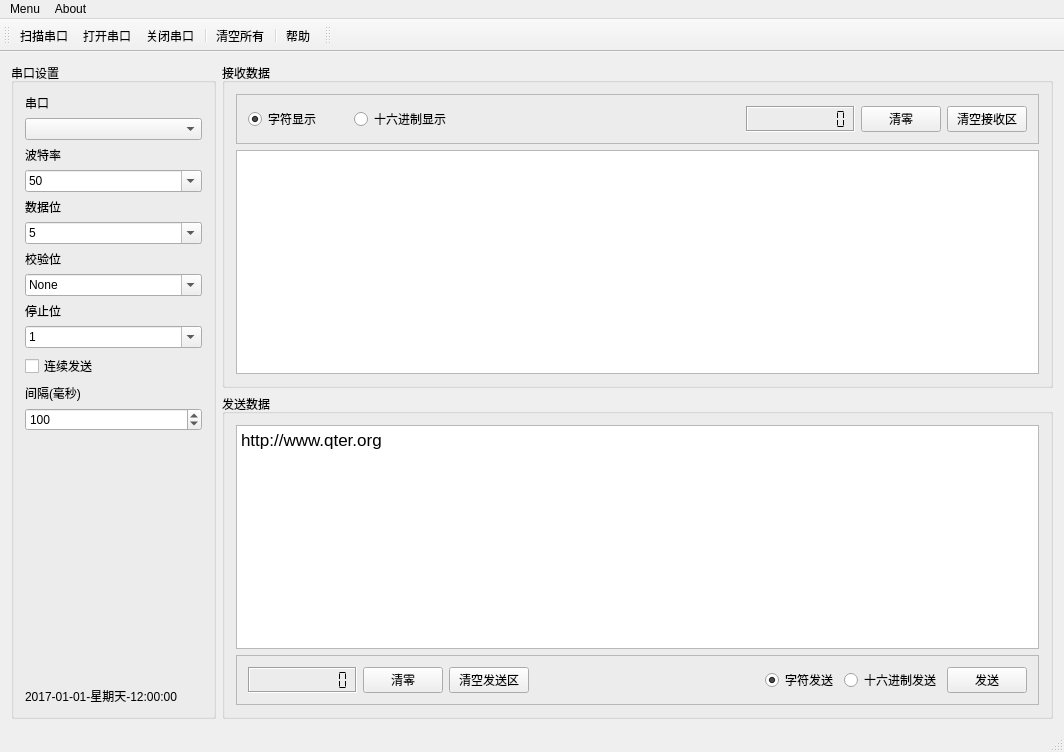
<?xml version="1.0" encoding="UTF-8"?>
<ui version="4.0">
 <class>MainWindow</class>
 <widget class="QMainWindow" name="MainWindow">
  <property name="geometry">
   <rect>
    <x>0</x>
    <y>0</y>
    <width>1064</width>
    <height>752</height>
   </rect>
  </property>
  <property name="sizePolicy">
   <sizepolicy hsizetype="Expanding" vsizetype="Expanding">
    <horstretch>0</horstretch>
    <verstretch>0</verstretch>
   </sizepolicy>
  </property>
  <property name="windowTitle">
   <string>MainWindow</string>
  </property>
  <widget class="QWidget" name="centralWidget">
   <layout class="QGridLayout" name="gridLayout">
    <item row="1" column="1">
     <widget class="QGroupBox" name="groupBox_3">
      <property name="sizePolicy">
       <sizepolicy hsizetype="Expanding" vsizetype="Expanding">
        <horstretch>0</horstretch>
        <verstretch>0</verstretch>
       </sizepolicy>
      </property>
      <property name="minimumSize">
       <size>
        <width>0</width>
        <height>0</height>
       </size>
      </property>
      <property name="title">
       <string>发送数据</string>
      </property>
      <layout class="QVBoxLayout" name="verticalLayout_9">
       <item>
        <widget class="QTextEdit" name="TextEdit_Send">
         <property name="html">
          <string>&lt;!DOCTYPE HTML PUBLIC &quot;-//W3C//DTD HTML 4.0//EN&quot; &quot;http://www.w3.org/TR/REC-html40/strict.dtd&quot;&gt;
&lt;html&gt;&lt;head&gt;&lt;meta name=&quot;qrichtext&quot; content=&quot;1&quot; /&gt;&lt;style type=&quot;text/css&quot;&gt;
p, li { white-space: pre-wrap; }
&lt;/style&gt;&lt;/head&gt;&lt;body style=&quot; font-family:'.SF NS Text'; font-size:13pt; font-weight:400; font-style:normal;&quot;&gt;
&lt;p style=&quot; margin-top:0px; margin-bottom:0px; margin-left:0px; margin-right:0px; -qt-block-indent:0; text-indent:0px;&quot;&gt;http://www.qter.org&lt;/p&gt;&lt;/body&gt;&lt;/html&gt;</string>
         </property>
         <property name="overwriteMode">
          <bool>false</bool>
         </property>
         <property name="acceptRichText">
          <bool>true</bool>
         </property>
        </widget>
       </item>
       <item>
        <widget class="QFrame" name="frame_2">
         <property name="sizePolicy">
          <sizepolicy hsizetype="Expanding" vsizetype="Preferred">
           <horstretch>0</horstretch>
           <verstretch>0</verstretch>
          </sizepolicy>
         </property>
         <property name="minimumSize">
          <size>
           <width>0</width>
           <height>50</height>
          </size>
         </property>
         <property name="sizeIncrement">
          <size>
           <width>0</width>
           <height>0</height>
          </size>
         </property>
         <property name="frameShape">
          <enum>QFrame::StyledPanel</enum>
         </property>
         <property name="frameShadow">
          <enum>QFrame::Raised</enum>
         </property>
         <layout class="QGridLayout" name="gridLayout_3">
          <item row="0" column="2">
           <widget class="QPushButton" name="PushButton_ClearSendText">
            <property name="text">
             <string>清空发送区</string>
            </property>
           </widget>
          </item>
          <item row="0" column="5">
           <widget class="QRadioButton" name="RadioButton_SendHex">
            <property name="text">
             <string>十六进制发送</string>
            </property>
            <property name="checked">
             <bool>false</bool>
            </property>
           </widget>
          </item>
          <item row="0" column="1">
           <widget class="QPushButton" name="pushButton__SendClear">
            <property name="text">
             <string>清零</string>
            </property>
           </widget>
          </item>
          <item row="0" column="6">
           <widget class="QPushButton" name="PushButton_SendDate">
            <property name="text">
             <string>发送</string>
            </property>
           </widget>
          </item>
          <item row="0" column="0">
           <widget class="QLCDNumber" name="LcdNumberSendbytes">
            <property name="frameShape">
             <enum>QFrame::Box</enum>
            </property>
            <property name="frameShadow">
             <enum>QFrame::Sunken</enum>
            </property>
            <property name="digitCount">
             <number>10</number>
            </property>
            <property name="segmentStyle">
             <enum>QLCDNumber::Flat</enum>
            </property>
           </widget>
          </item>
          <item row="0" column="4">
           <widget class="QRadioButton" name="RadioButton_SendChar">
            <property name="text">
             <string>字符发送</string>
            </property>
            <property name="checked">
             <bool>true</bool>
            </property>
           </widget>
          </item>
          <item row="0" column="3">
           <spacer name="horizontalSpacer_2">
            <property name="orientation">
             <enum>Qt::Horizontal</enum>
            </property>
            <property name="sizeHint" stdset="0">
             <size>
              <width>40</width>
              <height>20</height>
             </size>
            </property>
           </spacer>
          </item>
         </layout>
        </widget>
       </item>
      </layout>
     </widget>
    </item>
    <item row="0" column="1">
     <widget class="QGroupBox" name="groupBox_2">
      <property name="sizePolicy">
       <sizepolicy hsizetype="Expanding" vsizetype="Expanding">
        <horstretch>0</horstretch>
        <verstretch>0</verstretch>
       </sizepolicy>
      </property>
      <property name="minimumSize">
       <size>
        <width>0</width>
        <height>0</height>
       </size>
      </property>
      <property name="title">
       <string>接收数据</string>
      </property>
      <layout class="QVBoxLayout" name="verticalLayout_8">
       <item>
        <widget class="QFrame" name="frame">
         <property name="sizePolicy">
          <sizepolicy hsizetype="Expanding" vsizetype="Preferred">
           <horstretch>0</horstretch>
           <verstretch>0</verstretch>
          </sizepolicy>
         </property>
         <property name="minimumSize">
          <size>
           <width>0</width>
           <height>50</height>
          </size>
         </property>
         <property name="frameShape">
          <enum>QFrame::StyledPanel</enum>
         </property>
         <property name="frameShadow">
          <enum>QFrame::Raised</enum>
         </property>
         <layout class="QGridLayout" name="gridLayout_2">
          <item row="0" column="4">
           <widget class="QPushButton" name="pushButton_ReceiveClear">
            <property name="text">
             <string>清零</string>
            </property>
           </widget>
          </item>
          <item row="0" column="5">
           <widget class="QPushButton" name="PushButton_ClearReviceText">
            <property name="text">
             <string>清空接收区</string>
            </property>
           </widget>
          </item>
          <item row="0" column="0">
           <widget class="QRadioButton" name="RadioButton_RecvChar">
            <property name="minimumSize">
             <size>
              <width>100</width>
              <height>0</height>
             </size>
            </property>
            <property name="text">
             <string>字符显示</string>
            </property>
            <property name="checked">
             <bool>true</bool>
            </property>
           </widget>
          </item>
          <item row="0" column="1">
           <widget class="QRadioButton" name="RadioButton_RecvHex">
            <property name="minimumSize">
             <size>
              <width>100</width>
              <height>0</height>
             </size>
            </property>
            <property name="text">
             <string>十六进制显示</string>
            </property>
            <property name="checked">
             <bool>false</bool>
            </property>
           </widget>
          </item>
          <item row="0" column="3">
           <widget class="QLCDNumber" name="LcdNumberRecvbytes">
            <property name="frameShape">
             <enum>QFrame::Box</enum>
            </property>
            <property name="frameShadow">
             <enum>QFrame::Sunken</enum>
            </property>
            <property name="digitCount">
             <number>10</number>
            </property>
            <property name="segmentStyle">
             <enum>QLCDNumber::Flat</enum>
            </property>
           </widget>
          </item>
          <item row="0" column="2">
           <spacer name="horizontalSpacer">
            <property name="orientation">
             <enum>Qt::Horizontal</enum>
            </property>
            <property name="sizeHint" stdset="0">
             <size>
              <width>40</width>
              <height>20</height>
             </size>
            </property>
           </spacer>
          </item>
         </layout>
        </widget>
       </item>
       <item>
        <widget class="QTextEdit" name="TextEdit_Recv"/>
       </item>
      </layout>
     </widget>
    </item>
    <item row="0" column="0" rowspan="2">
     <widget class="QGroupBox" name="groupBox">
      <property name="sizePolicy">
       <sizepolicy hsizetype="Fixed" vsizetype="Expanding">
        <horstretch>0</horstretch>
        <verstretch>0</verstretch>
       </sizepolicy>
      </property>
      <property name="minimumSize">
       <size>
        <width>205</width>
        <height>0</height>
       </size>
      </property>
      <property name="maximumSize">
       <size>
        <width>205</width>
        <height>16777215</height>
       </size>
      </property>
      <property name="title">
       <string>串口设置</string>
      </property>
      <layout class="QVBoxLayout" name="verticalLayout_7">
       <item>
        <layout class="QVBoxLayout" name="verticalLayout">
         <item>
          <widget class="QLabel" name="Label_SerialPortName">
           <property name="text">
            <string>串口</string>
           </property>
           <property name="alignment">
            <set>Qt::AlignLeading|Qt::AlignLeft|Qt::AlignVCenter</set>
           </property>
          </widget>
         </item>
         <item>
          <widget class="QComboBox" name="ComboBox_SerialPortName"/>
         </item>
        </layout>
       </item>
       <item>
        <layout class="QVBoxLayout" name="verticalLayout_2">
         <item>
          <widget class="QLabel" name="Label_BaudRate">
           <property name="text">
            <string>波特率</string>
           </property>
          </widget>
         </item>
         <item>
          <widget class="QComboBox" name="ComboBox_BaudRate">
           <property name="editable">
            <bool>true</bool>
           </property>
           <property name="currentText">
            <string>115200</string>
           </property>
           <item>
            <property name="text">
             <string>50</string>
            </property>
           </item>
           <item>
            <property name="text">
             <string>75</string>
            </property>
           </item>
           <item>
            <property name="text">
             <string>110</string>
            </property>
           </item>
           <item>
            <property name="text">
             <string>134</string>
            </property>
           </item>
           <item>
            <property name="text">
             <string>150</string>
            </property>
           </item>
           <item>
            <property name="text">
             <string>200</string>
            </property>
           </item>
           <item>
            <property name="text">
             <string>300</string>
            </property>
           </item>
           <item>
            <property name="text">
             <string>600</string>
            </property>
           </item>
           <item>
            <property name="text">
             <string>1200</string>
            </property>
           </item>
           <item>
            <property name="text">
             <string>1800</string>
            </property>
           </item>
           <item>
            <property name="text">
             <string>2400</string>
            </property>
           </item>
           <item>
            <property name="text">
             <string>4800</string>
            </property>
           </item>
           <item>
            <property name="text">
             <string>9600</string>
            </property>
           </item>
           <item>
            <property name="text">
             <string>14400</string>
            </property>
           </item>
           <item>
            <property name="text">
             <string>19200</string>
            </property>
           </item>
           <item>
            <property name="text">
             <string>38400</string>
            </property>
           </item>
           <item>
            <property name="text">
             <string>56000</string>
            </property>
           </item>
           <item>
            <property name="text">
             <string>57600</string>
            </property>
           </item>
           <item>
            <property name="text">
             <string>76800</string>
            </property>
           </item>
           <item>
            <property name="text">
             <string>115200</string>
            </property>
           </item>
           <item>
            <property name="text">
             <string>128000</string>
            </property>
           </item>
           <item>
            <property name="text">
             <string>256000</string>
            </property>
           </item>
          </widget>
         </item>
        </layout>
       </item>
       <item>
        <layout class="QVBoxLayout" name="verticalLayout_3">
         <item>
          <widget class="QLabel" name="label_DateBit">
           <property name="text">
            <string>数据位</string>
           </property>
          </widget>
         </item>
         <item>
          <widget class="QComboBox" name="ComboBox_DateBit">
           <property name="editable">
            <bool>true</bool>
           </property>
           <property name="currentText">
            <string>8</string>
           </property>
           <item>
            <property name="text">
             <string>5</string>
            </property>
           </item>
           <item>
            <property name="text">
             <string>6</string>
            </property>
           </item>
           <item>
            <property name="text">
             <string>7</string>
            </property>
           </item>
           <item>
            <property name="text">
             <string>8</string>
            </property>
           </item>
          </widget>
         </item>
        </layout>
       </item>
       <item>
        <layout class="QVBoxLayout" name="verticalLayout_4">
         <item>
          <widget class="QLabel" name="label_CheckBit">
           <property name="text">
            <string>校验位</string>
           </property>
          </widget>
         </item>
         <item>
          <widget class="QComboBox" name="ComboBox_CheckBit">
           <property name="editable">
            <bool>true</bool>
           </property>
           <property name="currentText">
            <string>None</string>
           </property>
           <item>
            <property name="text">
             <string>None</string>
            </property>
           </item>
           <item>
            <property name="text">
             <string>Odd</string>
            </property>
           </item>
           <item>
            <property name="text">
             <string>Even</string>
            </property>
           </item>
          </widget>
         </item>
        </layout>
       </item>
       <item>
        <layout class="QVBoxLayout" name="verticalLayout_5">
         <item>
          <widget class="QLabel" name="label_StopBit">
           <property name="text">
            <string>停止位</string>
           </property>
          </widget>
         </item>
         <item>
          <widget class="QComboBox" name="ComboBox_StopBit">
           <property name="editable">
            <bool>true</bool>
           </property>
           <item>
            <property name="text">
             <string>1</string>
            </property>
           </item>
           <item>
            <property name="text">
             <string>1.5</string>
            </property>
           </item>
           <item>
            <property name="text">
             <string>2</string>
            </property>
           </item>
          </widget>
         </item>
        </layout>
       </item>
       <item>
        <layout class="QVBoxLayout" name="verticalLayout_6">
         <item>
          <widget class="QCheckBox" name="CheckBox_OBO">
           <property name="text">
            <string>连续发送</string>
           </property>
          </widget>
         </item>
         <item>
          <widget class="QLabel" name="label_6">
           <property name="text">
            <string>间隔(毫秒)</string>
           </property>
          </widget>
         </item>
         <item>
          <widget class="QSpinBox" name="SpinBoxOBO">
           <property name="minimum">
            <number>1</number>
           </property>
           <property name="maximum">
            <number>100000</number>
           </property>
           <property name="value">
            <number>100</number>
           </property>
          </widget>
         </item>
        </layout>
       </item>
       <item>
        <spacer name="verticalSpacer">
         <property name="orientation">
          <enum>Qt::Vertical</enum>
         </property>
         <property name="sizeHint" stdset="0">
          <size>
           <width>80</width>
           <height>40</height>
          </size>
         </property>
        </spacer>
       </item>
       <item>
        <widget class="QLabel" name="label_systime">
         <property name="text">
          <string>2017-01-01-星期天-12:00:00</string>
         </property>
        </widget>
       </item>
      </layout>
     </widget>
    </item>
   </layout>
  </widget>
  <widget class="QMenuBar" name="menuBar">
   <property name="geometry">
    <rect>
     <x>0</x>
     <y>0</y>
     <width>1064</width>
     <height>22</height>
    </rect>
   </property>
   <widget class="QMenu" name="menuAbout">
    <property name="title">
     <string>About</string>
    </property>
    <addaction name="actionAbout"/>
   </widget>
   <widget class="QMenu" name="menuMenu">
    <property name="title">
     <string>Menu</string>
    </property>
    <addaction name="action_FindCom"/>
    <addaction name="actionOpenCom"/>
    <addaction name="actionAddCom"/>
    <addaction name="actionDelCom"/>
    <addaction name="actionCloseCom"/>
    <addaction name="separator"/>
    <addaction name="actionClear"/>
    <addaction name="separator"/>
   </widget>
   <addaction name="menuMenu"/>
   <addaction name="menuAbout"/>
  </widget>
  <widget class="QToolBar" name="mainToolBar">
   <property name="toolButtonStyle">
    <enum>Qt::ToolButtonTextBesideIcon</enum>
   </property>
   <attribute name="toolBarArea">
    <enum>TopToolBarArea</enum>
   </attribute>
   <attribute name="toolBarBreak">
    <bool>false</bool>
   </attribute>
   <addaction name="action_FindCom"/>
   <addaction name="actionOpenCom"/>
   <addaction name="actionCloseCom"/>
   <addaction name="separator"/>
   <addaction name="actionClear"/>
   <addaction name="separator"/>
   <addaction name="actionAbout"/>
  </widget>
  <widget class="QStatusBar" name="statusBar"/>
  <widget class="QToolBar" name="toolBar">
   <property name="windowTitle">
    <string>toolBar</string>
   </property>
   <attribute name="toolBarArea">
    <enum>TopToolBarArea</enum>
   </attribute>
   <attribute name="toolBarBreak">
    <bool>false</bool>
   </attribute>
  </widget>
  <action name="actionAbout">
   <property name="icon">
    <iconset resource="images.qrc">
     <normaloff>:/images/mesage.png</normaloff>:/images/mesage.png</iconset>
   </property>
   <property name="text">
    <string>帮助</string>
   </property>
  </action>
  <action name="actionOpenCom">
   <property name="icon">
    <iconset resource="images.qrc">
     <normaloff>:/images/open.png</normaloff>:/images/open.png</iconset>
   </property>
   <property name="text">
    <string>打开串口</string>
   </property>
   <property name="toolTip">
    <string>打开串口</string>
   </property>
  </action>
  <action name="actionCloseCom">
   <property name="icon">
    <iconset resource="images.qrc">
     <normaloff>:/images/stop.png</normaloff>:/images/stop.png</iconset>
   </property>
   <property name="text">
    <string>关闭串口</string>
   </property>
  </action>
  <action name="actionAddCom">
   <property name="icon">
    <iconset resource="images.qrc">
     <normaloff>:/images/add.png</normaloff>:/images/add.png</iconset>
   </property>
   <property name="text">
    <string>添加串口</string>
   </property>
  </action>
  <action name="actionClear">
   <property name="icon">
    <iconset resource="images.qrc">
     <normaloff>:/images/edit-clear.png</normaloff>:/images/edit-clear.png</iconset>
   </property>
   <property name="text">
    <string>清空所有</string>
   </property>
  </action>
  <action name="actionDelCom">
   <property name="icon">
    <iconset resource="images.qrc">
     <normaloff>:/images/cleanport.png</normaloff>:/images/cleanport.png</iconset>
   </property>
   <property name="text">
    <string>删除串口</string>
   </property>
  </action>
  <action name="action_FindCom">
   <property name="icon">
    <iconset resource="images.qrc">
     <normaloff>:/images/Find.png</normaloff>:/images/Find.png</iconset>
   </property>
   <property name="text">
    <string>扫描串口</string>
   </property>
  </action>
 </widget>
 <layoutdefault spacing="6" margin="11"/>
 <resources>
  <include location="images.qrc"/>
 </resources>
 <connections/>
</ui>
